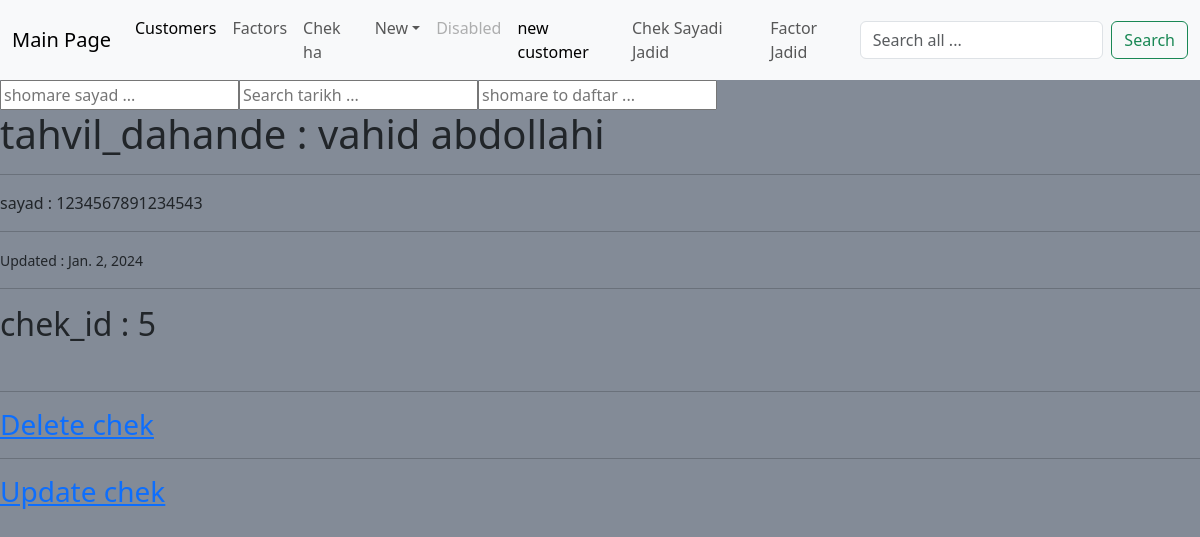
Page /chek/profile/5 on the earlier database version.
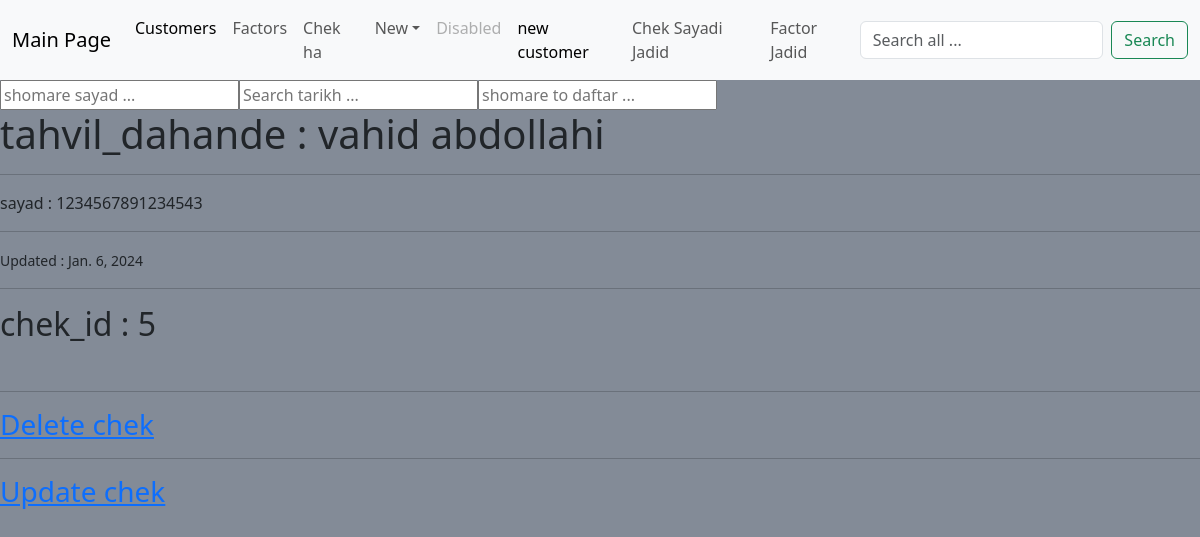
Same page on the later database version.
### chek0/models.py (models this page shows, shortened)
class Chek(models.Model):
    tahvil_dahande = models.ForeignKey(Moshtary, null=True, on_delete=models.SET_NULL)
    daftar = models.IntegerField()
    shomare_sayad = models.CharField(max_length=16)
    tarikh = models.CharField(max_length=15)
    mablag = models.CharField(max_length=20)
    kode_meli = models.CharField(max_length=20)
    magsad = models.CharField(max_length=100, null=True, blank=True)
    tarikhe_daryaft = models.DateField(auto_now_add=True)
    updated = models.DateField(auto_now=True)
    ki_daryaft_kard = models.CharField(max_length=100, null=True, blank=True)
    class Meta:
        ordering = ['-daftar', ]

### customer0/models.py (models this page shows, shortened)
class Moshtary(models.Model):
    name = models.CharField(max_length=50)
    kode_meli = models.CharField(max_length=16, blank =True, null = True)
    shomare = models.CharField(max_length=16)
    address = models.TextField()
    sagfe_etebar = models.CharField(max_length=16)
    class Meta:
        ordering = ['name', ]
        verbose_name_plural = "Moshtari_ha"
    def __str__(self) -> str:
        return self.name[0:50]

### chek0/views.py (the view)
# urls.py: path('profile/<int:id>', views.chek_profile, name='profile'),
def chek_profile(request, id):
    chek = get_object_or_404(Chek, id=id)
    content = {'chek': chek}
    return render(request, 'chek0/profile.html', content)

### chek0/templates/chek0/profile.html (shortened to what this page needs)
{% extends 'main.html' %}
{% block content %}
<h1> tahvil_dahande : {{chek.tahvil_dahande}}</h1>
<hr>
<div>
    <p> sayad : {{chek.shomare_sayad}}</p>
</div>
<hr>
<small> Updated : {{chek.updated}}</small>
<hr>
<h2> chek_id : {{chek.id}}</h2> <br>
<hr>
<h3>
<a href = "{% url 'chek:delete'  chek.id %}"> Delete chek </a> <br><hr>
<a href="{% url 'chek:update' chek.id %}"> Update chek</a> <br>
</h3>
{% endblock content %}

Differences in the rows shown:
changed Chek "vahid abdollahi": updated "Jan. 2, 2024" → "Jan. 6, 2024"
